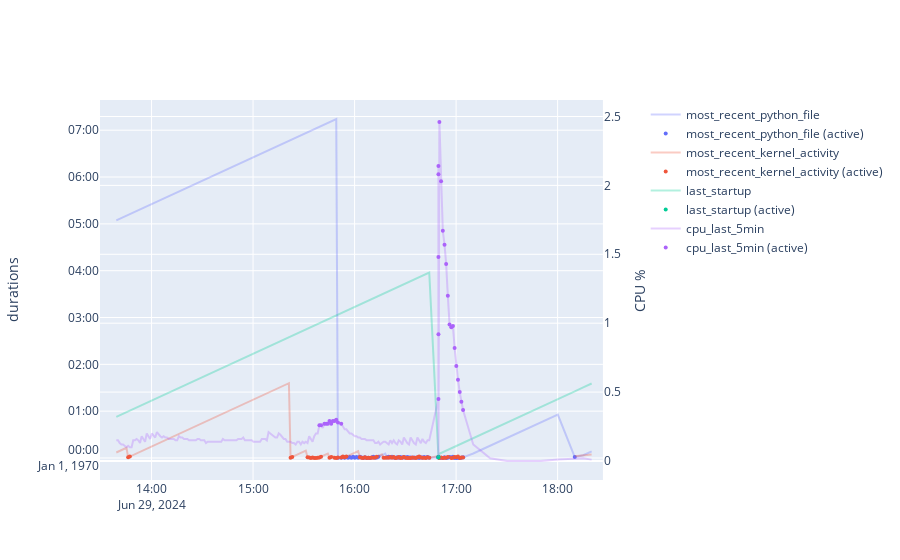

Notebook code for this chart:
### Code cell
fig = make_subplots(specs=[[{"secondary_y": True}]])

L_COLORS = px.colors.qualitative.Plotly
i_color = 0

def line_and_markers(name, s_y, color, mask, secondary_y) :
    fig.add_trace(
        go.Scatter(x=df['utc_datetime_run'], y=s_y, name=name, 
                   line_color=color, opacity=.3, marker=dict(size=1)),
        secondary_y=secondary_y,
    )
    fig.add_trace(
        go.Scatter(x=df.loc[mask,'utc_datetime_run'], y=s_y.loc[mask], name=f'{kpi} (active)',
                   marker_color=color, mode='markers', marker=dict(size=4)),
        secondary_y=secondary_y,
    )
    
# Primariy Y axis
for kpi, t in {
    'most_recent_python_file': 2*60, 
    'most_recent_kernel_activity': 2*60, 
    'last_startup': 2*60}.items() :
    line_and_markers(kpi, pd.to_datetime(df[kpi], unit='s'), L_COLORS[i_color], df[kpi]<t, False)
    i_color += 1
    
# Secondary Y axis
for kpi, t in {
        # 'cpu_last_1min': .50, 
        'cpu_last_5min': .25, 
        # 'cpu_last_15min': .15
    }.items() :
    line_and_markers(kpi, df[kpi], L_COLORS[i_color], df[kpi]>t, True)
    i_color += 1

# Set y-axes titles
fig.update_yaxes(title_text='durations', secondary_y=False)
fig.update_yaxes(title_text='CPU %', secondary_y=True)
fig.update_layout(height=500)
fig.show()
